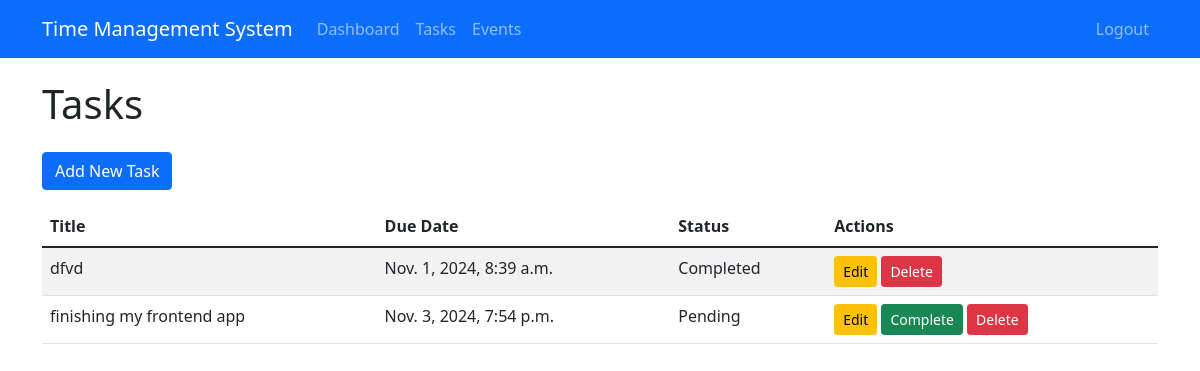
Page /tasks/ (signed in) on the earlier database version.
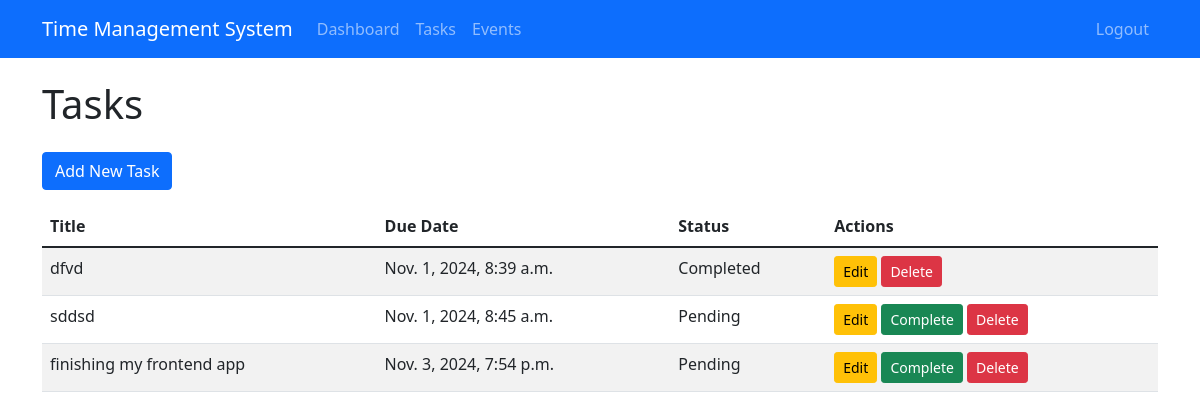
Same page on the later database version.
### time_manager/models.py (models this page shows, shortened)
class Task(models.Model):
    title = models.CharField(max_length=200)
    description = models.TextField(blank=True, null=True)
    due_date = models.DateTimeField()
    completed = models.BooleanField(default=False)
    user = models.ForeignKey(User, on_delete=models.CASCADE)
    created_at = models.DateTimeField(auto_now_add=True)
    updated_at = models.DateTimeField(auto_now=True)

### time_manager/views.py (the view)
# urls.py: path('tasks/', views.task_list, name='task_list'),
@login_required
def task_list(request):
    tasks = Task.objects.filter(user=request.user).order_by('due_date')
    return render(request, 'time_manager/task_list.html', {'tasks': tasks})

### time_manager/templates/time_manager/task_list.html (shortened to what this page needs)
{% extends 'time_manager/base.html' %}
{% block content %}
<h1 class="mb-4">Tasks</h1>
<a href="{% url 'add_task' %}" class="btn btn-primary mb-3">Add New Task</a>
{% if tasks %}
    <table class="table table-striped">
        <thead>
            <tr>
                <th>Title</th>
                <th>Due Date</th>
                <th>Status</th>
                <th>Actions</th>
            </tr>
        </thead>
        <tbody>
            {% for task in tasks %}
                <tr>
                    <td>{{ task.title }}</td>
                    <td>{{ task.due_date }}</td>
                    <td>{% if task.completed %}Completed{% else %}Pending{% endif %}</td>
                    <td>
                        <a href="{% url 'edit_task' task.id %}" class="btn btn-sm btn-warning">Edit</a>
                        {% if not task.completed %}
                            <a href="{% url 'complete_task' task.id %}" class="btn btn-sm btn-success">Complete</a>
                        {% endif %}
                        <a href="{% url 'delete_task' task.id %}" class="btn btn-sm btn-danger">Delete</a>
                    </td>
                </tr>
            {% endfor %}
        </tbody>
    </table>
{% else %}
    <p>No tasks found.</p>
{% endif %}
{% endblock %}

Differences in the rows shown:
added Task: title "sddsd", due_date "Nov. 1, 2024, 8:45 a.m.", completed "Pending"
